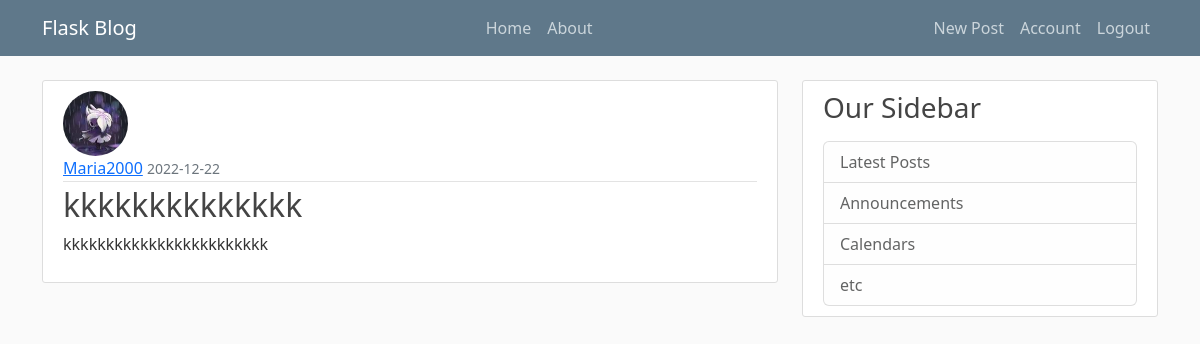
/post/3 (signed in), run on the app's committed database.
### flaskblog/models.py (models this page shows, shortened)
class User(db.Model, UserMixin):
    id = db.Column(db.Integer, primary_key=True)
    username = db.Column(db.String(20), unique=True, nullable=False)
    email = db.Column(db.String(120), unique=True, nullable=False)
    image_file = db.Column(db.String(20), nullable=False, default='default.jpg')
    password = db.Column(db.String(60), nullable=False)
    post = db.relationship('Post', backref='author', lazy=True)

class Post(db.Model):
    id = db.Column(db.Integer, primary_key=True)
    title = db.Column(db.String(100), nullable=False)
    date_posted = db.Column(db.DateTime, nullable=False, default=datetime.utcnow)
    content = db.Column(db.Text, nullable=False)
    user_id = db.Column(db.Integer, db.ForeignKey('user.id'), nullable=False)

### flaskblog/routs.py (the view)
@app.route("/post/<int:post_id>")
def post(post_id):
    post = Post.query.get_or_404(post_id)
    return render_template('post.html', title=post.title, post=post)

### flaskblog/models.py (called while the page is built)
@login_manager.user_loader
def load_user(user_id):
    return User.query.get(int(user_id))

### flaskblog/templates/post.html (shortened to what this page needs)
{% extends "layout.html" %}
{% block content %}
    <article class="media content-section">
        <img class="rounded-circle article-img" src="{{ url_for('static', filename='profile_pics/' + post.author.image_file) }}">
        <div class="media-body">
            <div class="article-metadata">
                <a class="mr-2" href="#">{{ post.author.username }}</a>
                <small class="text-muted">{{ post.date_posted.strftime('%Y-%m-%d') }}</small>
            </div>
            <h2 class="article-title">{{ post.title }}</h2>
            <p class="article-content">{{ post.content }}</p>
        </div>
    </article>
{% endblock content %}

### flaskblog/static/main.css (style rules this page uses)
body { background: #fafafa; color: #333333; margin-top: 5rem; }
h1, h2, h3, h4, h5, h6 { color: #444444; }
.content-section { background: #ffffff; padding: 10px 20px; border: 1px solid #dddddd; border-radius: 3px; margin-bottom: 20px; }
.article-title { color: #444444; }
.article-content { white-space: pre-line; }
.article-img { height: 65px; width: 65px; margin-right: 16px; }
.article-metadata { padding-bottom: 1px; margin-bottom: 4px; border-bottom: 1px solid #e3e3e3 }

### data on the page
User: image_file (picture), author.username "Maria2000"
Post: date_posted "2022-12-22", title "kkkkkkkkkkkkkk", content "kkkkkkkkkkkkkkkkkkkkkkkk"
